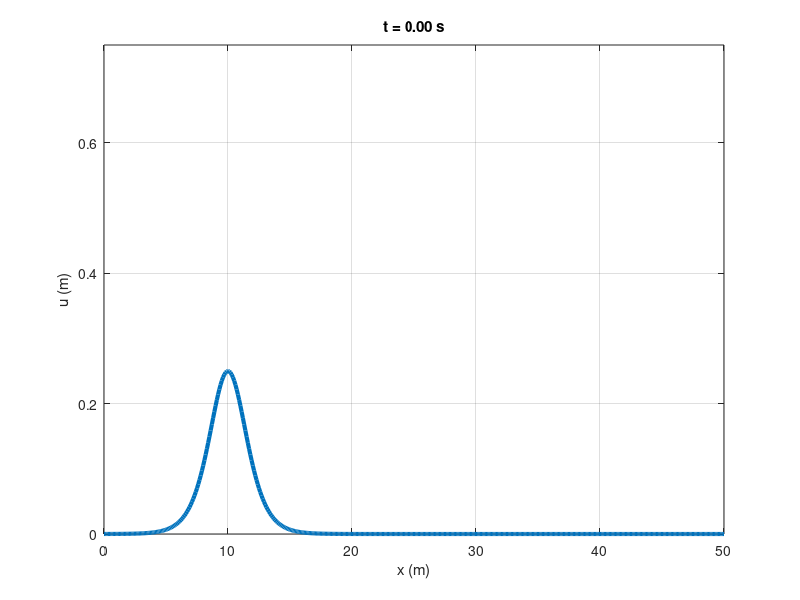

Here is the MATLAB script that generated this plot: (Note: this script raises an error after producing the figure.)
% Simulates a traveling water wave

clc; clear; close all;

% Wave params
k = 0.5;       % Wavenumber
alpha = 12;  % Outside amplitude
delta = -5;  % Where the wave starts

% Time
t_start = 0;
t_end = 15;
dt = 0.2;

t = t_start:dt:t_end;

% Distance
x_start = 0;
x_stop = 50;
dx = 0.1;

% Animation params
fps = 32;
delay_time = 1/fps;

x = x_start:dx:x_stop;

v = 4*k^3;
fprintf('Simulating wave with velocity = %.2f mps\n', v);

h = figure;
axis tight manual; % this ensures that getframe() returns a consistent size
filename = 'testAnimated.gif';

for idx = 1:length(t)
    
    u = 12 * k^2 / alpha * sech(k*x - 4*k^3*t(idx) + delta).^2;
    plot(x, u, 'linewidth', 3);
    
    xlim([min(x), max(x)]);
    ylim([0, 3*12*k^2 / alpha]);
    
    title_str = sprintf('t = %0.2f s', t(idx));
    title(title_str);
    xlabel('x (m)');
    ylabel('u (m)');
    grid on;
    
    drawnow
    
    % Capture the plot as an image 
    frame = getframe(h); 
    im = frame2im(frame); 
    [imind, cm] = rgb2ind(im, 256);
    
    % Write to the GIF File 
    if idx == 1
        imwrite(imind, cm, filename, 'gif', 'Loopcount', inf, 'DelayTime', delay_time); 
    else 
        imwrite(imind, cm, filename, 'gif', 'WriteMode', 'append', 'DelayTime', delay_time); 
    end

end
